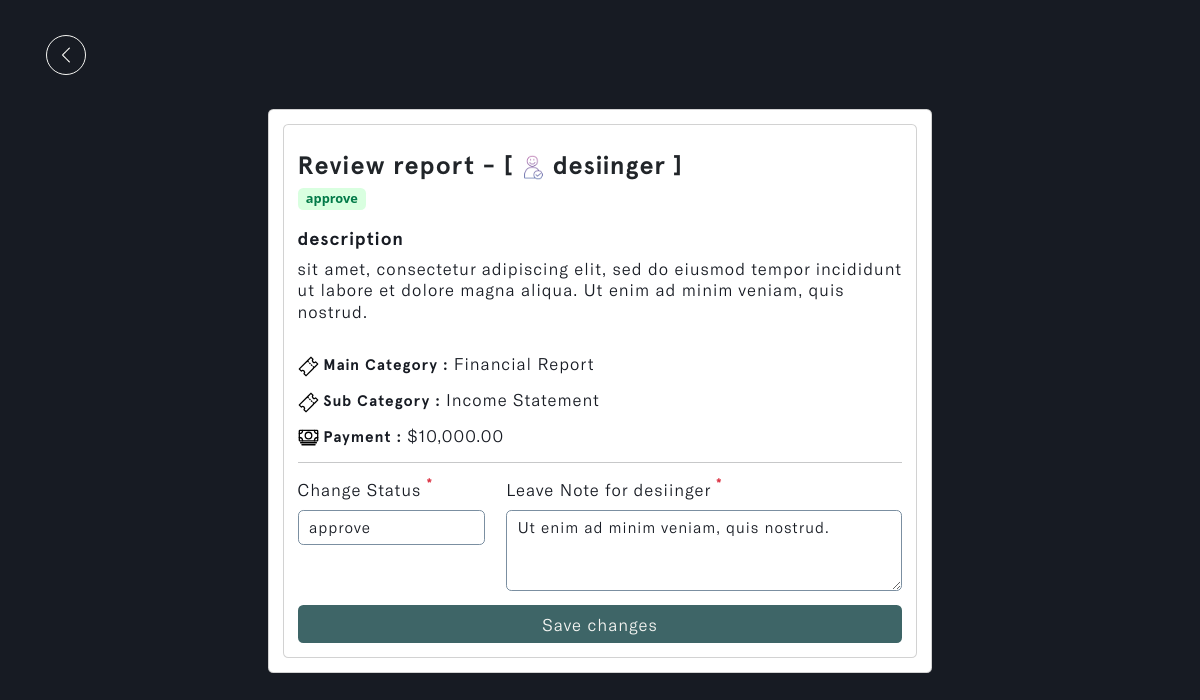
/admins/review-report/e90909389eaa493e885495601f503adc, run on the app's committed database.
### reports/models.py (models this page shows, shortened)
class Report(models.Model):
    STATUS = (
        ('pending', 'pending'),
        ('correction', 'correction'),
        ('approve', 'approve'),
        ('reject', 'reject')
    )
    account_owner = models.ForeignKey(Profile, on_delete=models.CASCADE, null=True, db_index=True)
    description = models.TextField(null=True, blank=True, db_index=True)
    main_category = models.CharField(max_length=255, null=True, blank=True, db_index=True)
    sub_category = models.CharField(max_length=255, null=True, blank=True, db_index=True)
    status = models.CharField(max_length=255, default="pending", null=True, blank=True, choices=STATUS, db_index=True)
    payment = models.DecimalField(max_digits=10, decimal_places=2, null=True, blank=True, default=0.00, db_index=True)
    report_note = models.TextField(null=True, blank=True, db_index=True)
    updated_time_stamp = models.DateTimeField(auto_now=True, db_index=True)
    created_time_stamp = models.DateTimeField(auto_now_add=True, db_index=True)
    id = models.UUIDField(default=uuid.uuid4, primary_key=True, unique=True, editable=False)
    class Meta:
        ordering = ['-updated_time_stamp']

### accounts/models.py (models this page shows)
class Profile(models.Model):
    user = models.OneToOneField(settings.AUTH_USER_MODEL, on_delete=models.CASCADE, blank=True, null=True)
    name = models.CharField(max_length=255, unique=True)
    username = models.CharField(max_length=255, unique=True, blank=True, null=True)
    email = models.EmailField(max_length=255, unique=True)
    updated_time_stamp = models.DateTimeField(auto_now=True)
    created_time_stamp = models.DateTimeField(auto_now_add=True)
    id = models.UUIDField(default=uuid.uuid4, primary_key=True, unique=True, editable=False)
    def __str__(self):
        return self.username

### u_admin/views.py (the view)
# urls.py: path('review-report/<str:report_id>', views.review_report, name='review-report'),
def review_report(request, report_id):
    report = Report.objects.get(id=report_id)
    form = ReviewReportForm(instance=report)
    if request.method == 'POST':
        form = ReviewReportForm(request.POST, instance=report)
        if form.is_valid():
            messages.success(request, 'Report Review Completed Successfully!')
            form.save()
            return redirect('pending-reports')
    context = {'form': form, 'report': report}
    return render(request, 'u_admin/review-report.html', context)

### reports/forms.py
class ReviewReportForm(ModelForm):
    class Meta:
        model = Report
        fields = ['status', 'report_note']
        widgets = {
            'report_note': forms.Textarea(attrs={'placeholder': 'enter report note here...', 'rows': 3, 'cols': 40}),
        }
    def __init__(self, *args, **kwargs):
        super(ReviewReportForm, self).__init__(*args, **kwargs)
        for name, fields in self.fields.items():
            fields.widget.attrs.update({'class': 'input form-control'})

### u_admin/templates/u_admin/review-report.html (shortened to what this page needs)
{% load static %}
{% load widget_tweaks %}
{% load humanize %}
<!DOCTYPE html>
<html lang="en" class="js has-scroll-init has-scroll-smooth">
  <head>
    <link rel="stylesheet" href="{% static '/css/bootstrap.min.css' %}" />
    <link rel="stylesheet" href="{% static '/css/review-report.css' %}" />
  </head>
  <body
    id="pageTop"
    class="page-content"
    data-spy="scroll"
    data-target="#mainNav"
  >
    <main>
      <div data-scroll class="page page--layout-2" id="main">
        <div id="hero">
          <div class="container-fluid">
            <div class="hero-intro">
              <a href="javascript:history.back()">
                <img
                  src="{% static '/images/left.png' %}"
                  class="img-fluid"
                  id="return_back"
                  alt="return_back-img"
                />
              </a>
              <div class="card d-flex mx-auto" id="review_card">
                <div class="card-body">
                  <div class="card">
                    <div class="card-body">
                      <h5>
                        Review report - [
                        <img
                          src="{% static '/images/user.png' %}"
                          class="img-fluid"
                          id="user_img"
                          alt="user_img"
                        />
                        {{report.account_owner}} ]
                      </h5>
                      <h6>
                        {% if report.status == 'pending' %}
                        <span class="badge pending">pending</span>
                        {% elif report.status == 'reject' %}
                        <span class="badge reject">reject</span>
                        {% elif report.status == 'correction' %}
                        <span class="badge correction">correction</span>
                        {% else %}
                        <span class="badge approve">approve</span>
                        {% endif %}
                      </h6>
                      <h2>description</h2>
                      <p>{{report.description}}</p>
                      <h3>
                        <img
                          src="{% static '/images/ticket-outline.svg' %}"
                          class="img-fluid"
                          id="category__img"
                          alt="category__img"
                        />
                        Main Category :
                        <span>{{report.main_category}}</span>
                      </h3>
                      <h3>
                        <img
                          src="{% static '/images/ticket-outline.svg' %}"
                          class="img-fluid"
                          id="category__img"
                          alt="category__img"
                        />
                        Sub Category :
                        <span>{{report.sub_category}}</span>
                      </h3>
                      <h3>
                        <img
                          src="{% static '/images/cash-outline.svg' %}"
                          class="img-fluid"
                          id="cash__img"
                          alt="cash__img"
                        />
                        Payment :
                        <span>${{report.payment|floatformat:2|intcomma}}</span>
                      </h3>
                      <hr />
                      <form action="" method="POST">
                        <div class="row">
                          <div class="col-md-4">
                            <div class="mb-3">
                              <label
                                for="exampleFormControlInput1"
                                class="form-label"
                                >Change Status
                                <sup class="text-danger fw-bold fs-6"
                                  >*</sup
                                ></label
                              >
                              {{form.status}}
                            </div>
                          </div>
                          <div class="col-md-8">
                            <div class="mb-3">
                              <label
                                for="exampleFormControlInput1"
                                class="form-label"
                                >Leave Note for {{report.account_owner}}
                                <sup class="text-danger fw-bold fs-6"
                                  >*</sup
                                ></label
                              >
                              {{form.report_note}}
                            </div>
                          </div>
                        </div>
                        <div class="d-grid gap-2">
                          <input
                            type="submit"
                            id="action_btn"
                            class="btn"
                            value="Save changes"
                          />
                        </div>
                      </form>
                    </div>
                  </div>
                </div>
              </div>
            </div>
          </div>
        </div>
      </div>
    </main>
  </body>
</html>

### static/css/review-report.css (style rules this page uses)
*, *::after, *::before { box-sizing: border-box; margin: 0; padding: 0; }
html, body { box-sizing: border-box; font-size: 14px; margin: 0; padding: 0; width: 100%; overflow-x: hidden; background: var(--main-color); -webkit-font-smoothing: antialiased; -moz-osx-font-smoothing: grayscale; scroll-behavior: smooth; }
a { text-decoration: none; }
.page-content { --main-color: #171b23; --text-color: #f6f6f3; --header-font: "Apercu-Bold"; --text-font: "GTAmerica-Light"; }
a { text-decoration: none; color: var(--accent-color); }
#hero { margin-top: 2%; }
.hero-intro { margin: 3%; }
#return_back { padding: 10px; border-radius: 50%; border: 1px solid var(--text-color); display: inline-block; width: 40px; height: 40px; margin-bottom: 3%; }
.hero-intro #review_card { max-width: 60%; }
.hero-intro h5 { letter-spacing: 1px; font-family: var(--header-font); font-size: 1.8rem; margin-top: 2%; }
#user_img { width: 25px; vertical-align: middle; }
.hero-intro .badge { margin-bottom: 2%; }
.hero-intro .approve { background: #d9ffe0; color: #027a48; font-size: 1.6vh; }
.hero-intro h2 { font-size: 1.3rem; font-family: var(--header-font); color: var(--main-color); letter-spacing: 1px; }
.hero-intro p { font-size: 1.2rem; font-family: var(--text-font); color: var(--main-color); letter-spacing: 1px; line-height: 1.3; margin-bottom: 5%; }
.hero-intro h3 { font-size: 1.1rem; font-family: var(--header-font); color: var(--main-color); letter-spacing: 1px; margin-bottom: 2%; }
#category__img, #cash__img { width: 21px; vertical-align: middle; }
.hero-intro h3 span { font-family: var(--text-font); font-size: 1.2rem; }
.hero-intro label { font-size: 1.2rem; font-family: var(--text-font); color: var(--main-color); letter-spacing: 1px; }
.hero-intro .input { color: var(--main-color); letter-spacing: 1px; font-family: var(--text-font); font-size: 1.1rem; border: 1px solid #7b8fa1; background: transparent; }
.hero-intro select { color: var(--main-color); letter-spacing: 1px; font-family: var(--text-font); font-size: 1.1rem; border: 1px solid #7b8fa1; }
.hero-intro #action_btn { color: var(--text-color); letter-spacing: 1px; font-family: var(--text-font); font-size: 1.2rem; background-color: #3e6567; transition: all 0.5s ease-in-out; }

### data on the page
Report: account_owner "desiinger", description "sit amet, consectetur adipiscing elit, sed do eiusmod tempor incididunt ut labore et dolore magna aliqua. Ut enim ad minim veniam, quis nostrud.", main_category "Financial Report", sub_category "Income Statement", payment "10,000.00", status "approve", report_note "Ut enim ad minim veniam, quis nostrud."
